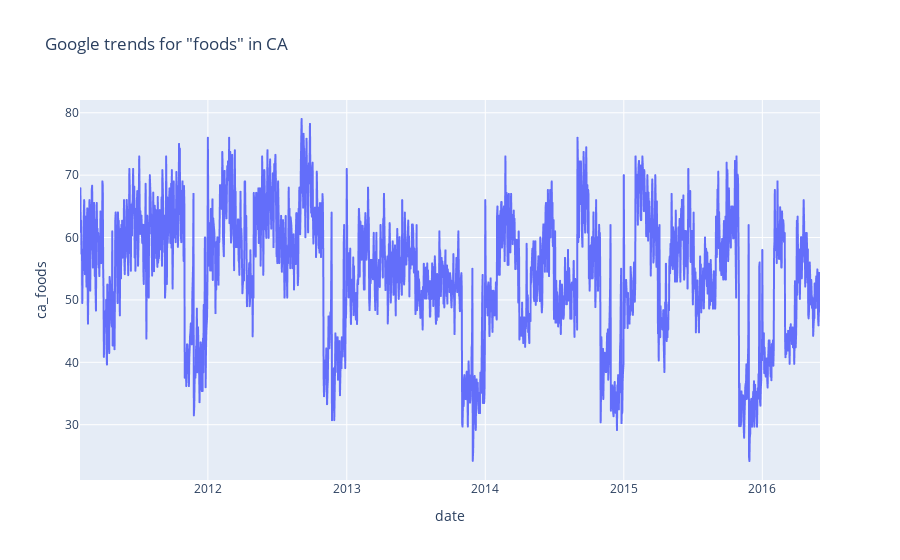

This figure's notebook cell:
### Code cell
import plotly.express as px
fig = px.line(calendar_data_expanded, x=calendar_data_expanded.index, y="ca_foods", title='Google trends for "foods" in CA')
fig.show()

### Figure 1 — Plotly figure (JSON) as saved in the notebook; plotly's stock layout.template omitted (floating-point values rounded to 4 significant figures; data arrays with more than 128 entries replaced by an {"elided": "..."} marker saying what was removed)
{"data": [{"hovertemplate": "date=%{x}<br>ca_foods=%{y}<extra></extra>", "legendgroup": "", "line": {"color": "#636efa", "dash": "solid"}, "marker": {"symbol": "circle"}, "mode": "lines", "name": "", "showlegend": false, "type": "scattergl", "x": {"elided": "1951 str values"}, "xaxis": "x", "y": {"elided": "1951 float values"}, "yaxis": "y"}], "layout": {"legend": {"tracegroupgap": 0}, "title": {"text": "Google trends for \"foods\" in CA"}, "xaxis": {"anchor": "y", "domain": [0, 1], "title": {"text": "date"}}, "yaxis": {"anchor": "x", "domain": [0, 1], "title": {"text": "ca_foods"}}}}
